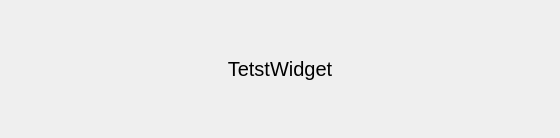
<?xml version="1.0" encoding="UTF-8"?>
<ui version="4.0">
 <class>TestWidget</class>
 <widget class="QWidget" name="TestWidget">
  <property name="geometry">
   <rect>
    <x>0</x>
    <y>0</y>
    <width>560</width>
    <height>138</height>
   </rect>
  </property>
  <property name="windowTitle">
   <string>TestWidget</string>
  </property>
  <layout class="QVBoxLayout" name="verticalLayout">
   <item>
    <widget class="QLabel" name="label">
     <property name="font">
      <font>
       <pointsize>15</pointsize>
      </font>
     </property>
     <property name="text">
      <string>TetstWidget</string>
     </property>
     <property name="alignment">
      <set>Qt::AlignCenter</set>
     </property>
    </widget>
   </item>
  </layout>
 </widget>
 <resources/>
 <connections/>
</ui>
